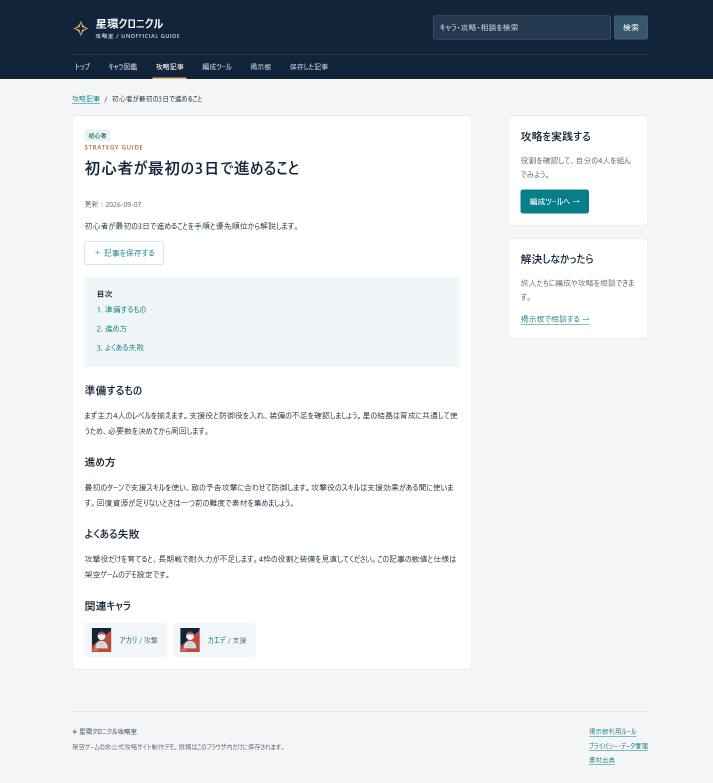
#> input picture ui-lab/game-astra-solo-01/evidence/final/article-1440-full.png, 1425 x 1566 px, given in place of home-1440.png, which was not available (shown at 1/2 size)
$ python contact_sheets_final.py
#> lines starting #> are read from the running program, lines starting #| are printed output that depends on the picture
from pathlib import Path
from PIL import Image,ImageOps,ImageDraw
root=Path(__file__).resolve().parents[1]/'evidence/final'
names=['home','characters','article','thread','team']
for width in [1440,390,820]:
    cell=390 if width==390 else 576
    suffix='' if width!=820 else '-full'
    images=[]
    for name in names:
        im=Image.open(root/f'{name}-{width}{suffix}.png').convert('RGB')
#> im is the input picture: PIL image 1425x1566 RGB; mean R, G, B 221.8, 225.5, 229
        im=ImageOps.contain(im,(cell,1800))
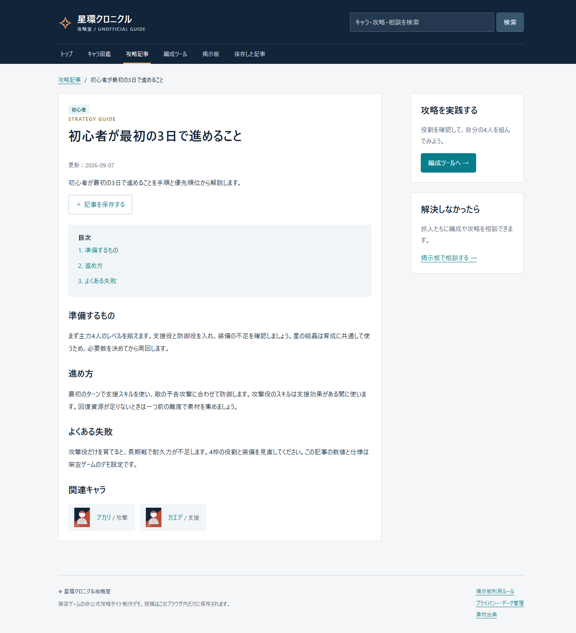
#> im: PIL image 576x633 RGB; mean R, G, B 221.7, 225.4, 228.9
#> (the run stopped early here; a loop or call above may not have finished)

$ run again, on ui-lab/game-astra-solo-01/evidence/final/article-820-full.png
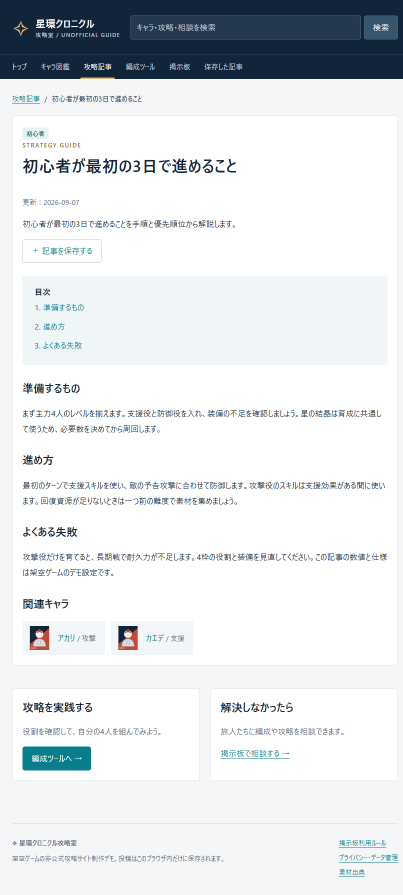
#> input picture ui-lab/game-astra-solo-01/evidence/final/article-820-full.png, 805 x 1789 px, given in place of home-1440.png, which was not available (shown at 1/2 size)
#> im is the input picture: PIL image 805x1789 RGB; mean R, G, B 224.9, 228.4, 231.4
#> `im=ImageOps.contain(im,(cell,1800))`:
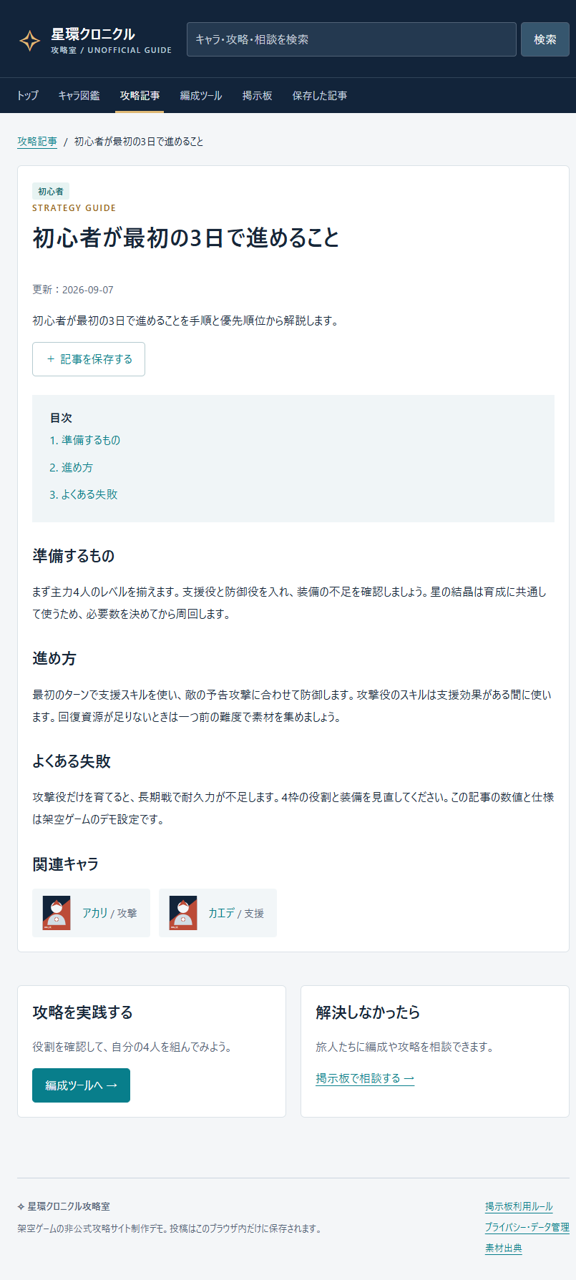
#> im: PIL image 576x1280 RGB; mean R, G, B 224.7, 228.3, 231.3

$ run again, on ui-lab/game-astra-solo-01/evidence/final/characters-1440-full.png
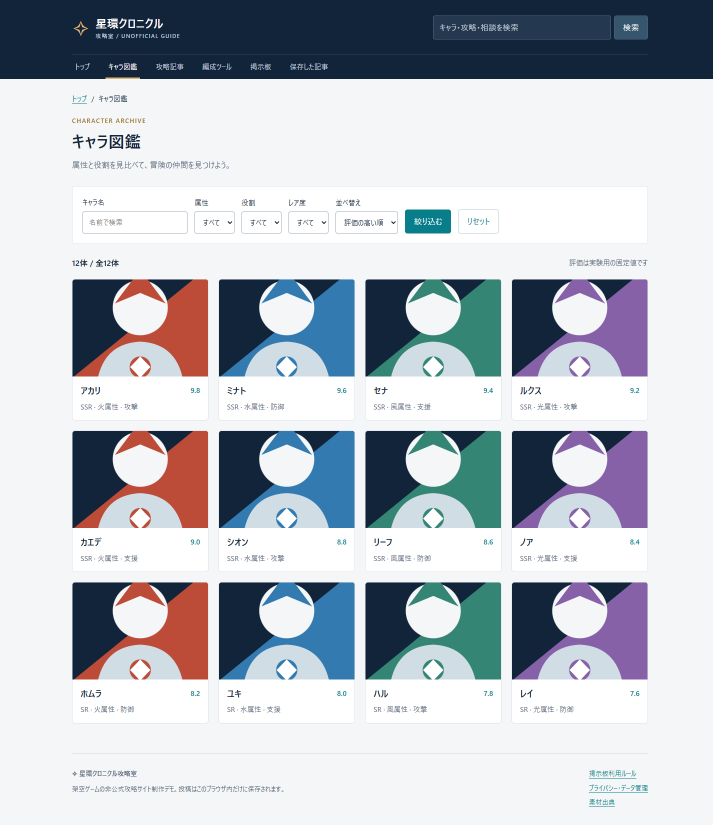
#> input picture ui-lab/game-astra-solo-01/evidence/final/characters-1440-full.png, 1425 x 1650 px, given in place of home-1440.png, which was not available (shown at 1/2 size)
#> im is the input picture: PIL image 1425x1650 RGB; mean R, G, B 188.4, 193.6, 201.2
#> `im=ImageOps.contain(im,(cell,1800))`:
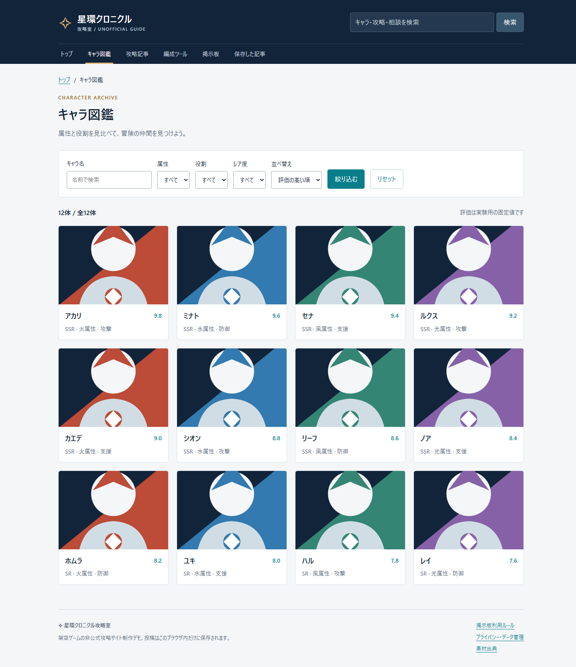
#> im: PIL image 576x667 RGB; mean R, G, B 188.3, 193.5, 201.2

$ run again, on ui-lab/game-astra-solo-01/evidence/final/characters-1440.png
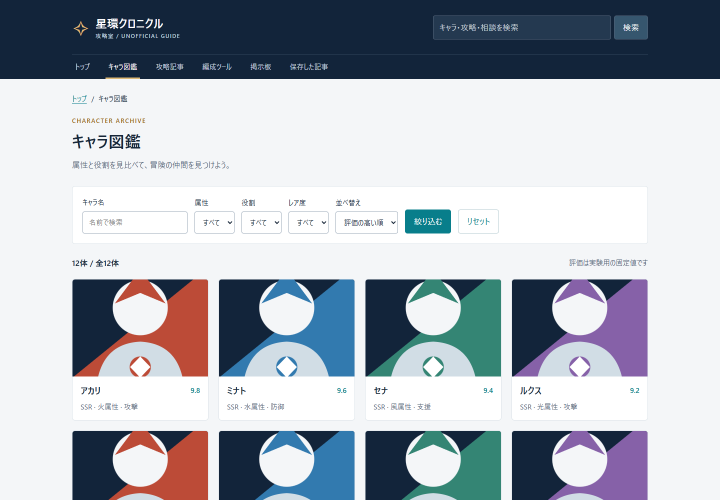
#> input picture ui-lab/game-astra-solo-01/evidence/final/characters-1440.png, 1440 x 1000 px, given in place of home-1440.png, which was not available (shown at 1/2 size)
#> im is the input picture: PIL image 1440x1000 RGB; mean R, G, B 175.4, 181.5, 190.2
#> `im=ImageOps.contain(im,(cell,1800))`:
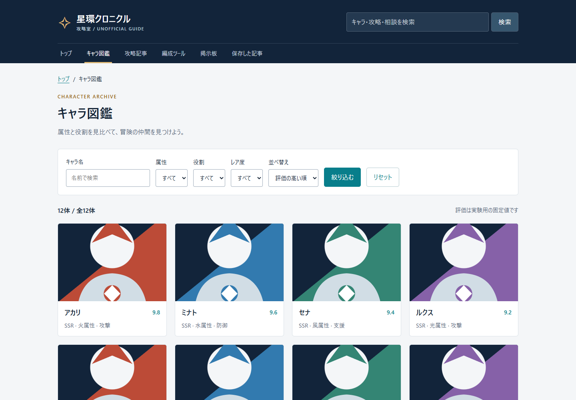
#> im: PIL image 576x400 RGB; mean R, G, B 175.3, 181.5, 190.2
